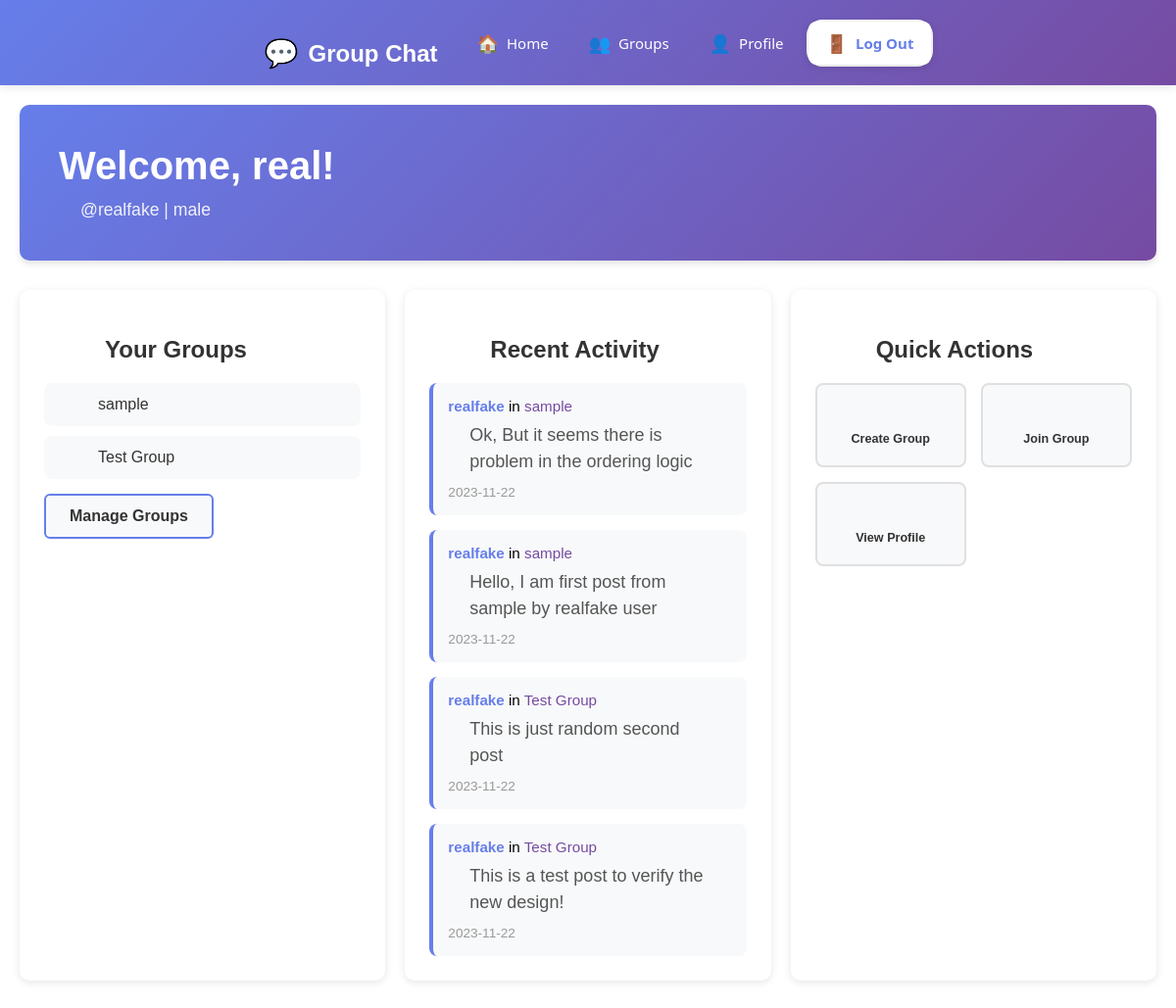
Screenshot of /home (signed in) with the database file from the repository.
### tables this page shows
CREATE TABLE userinfo (
                user_id INTEGER PRIMARY KEY,
                firstname TEXT NOT NULL,
                middlename TEXT,
                lastname TEXT NOT NULL,
                email TEXT UNIQUE NOT NULL,
                dob TEXT NOT NULL,
                gender TEXT NOT NULL,
                FOREIGN KEY (user_id) REFERENCES user(id)
            );

CREATE TABLE user (
                id INTEGER PRIMARY KEY AUTOINCREMENT,
                username TEXT UNIQUE NOT NULL,
                password TEXT NOT NULL
            );

CREATE TABLE user_group (
                id INTEGER PRIMARY KEY AUTOINCREMENT,
                name TEXT UNIQUE NOT NULL
            );

CREATE TABLE posts (
                id INTEGER PRIMARY KEY AUTOINCREMENT,
                content TEXT NOT NULL,
                user_id INTEGER NOT NULL,
                group_id INTEGER NOT NULL,
                doc DATE DEFAULT CURRENT_DATE,
                FOREIGN KEY (user_id) REFERENCES user(id),
                FOREIGN KEY (group_id) REFERENCES user_group(id)
            );

### app.py (the view)
@app.route("/home")
def home():
    if not is_authenticated():
        flash("Please log in to access this page.", "warning")
        return redirect(url_for("login"))
    profile = user_db.get_user_profile(session["user_id"])
    community = group_db.get_current_connection(user_id=session["user_id"])
    recent_posts = []
    for group in community[:3]:  # Limit to first 3 groups
        posts = post_db.get_posts(group=group[0])
        if posts:
            recent_posts.extend([(group[0], post) for post in posts[:2]])
    return render_template("home.html", user=profile, groups=community, recent_posts=recent_posts)

### app.py (called while the page is built)
def is_authenticated():
    return 'user_id' in session and session['user_id'] is not None

### src/database_handler.py (called while the page is built)
    def get_user_profile(self, user_id: int):
        user_profile = dict()
        user_profile["user_id"] = user_id
        get_record_by_username = self.db.execute(
            "SELECT * FROM userinfo WHERE user_id=?", (user_id,)
        ).fetchone()
        profile_username = self.db.execute(
            "SELECT username FROM user WHERE id=?", (user_id,)
        ).fetchone()[0]
        user_profile["username"] = profile_username
        fields = ["firstname", "middlename", "lastname", "gender", "dob", "email"]
        for index, attribute in enumerate(fields):
            user_profile[attribute] = get_record_by_username[index + 1]
        user_profile["name"] = (
            f"{user_profile['firstname']} {user_profile['middlename']} {user_profile['lastname']}"
        )
        return user_profile

    def get_current_connection(self, user_id: int):
        groups_name = self.db.execute(
            """
                            SELECT user_group.name
                            FROM group_member
                            JOIN user_group ON user_group.id = group_member.group_id
                            WHERE group_member.user_id=?
                        """,
            (user_id,),
        ).fetchall()
        return groups_name

    def get_posts(self, group):
        try:
            group_id = self.db.execute(
                "SELECT id FROM user_group WHERE name = ?", (group,)
            ).fetchone()
            if not group_id:
                logging.warning(f"Get posts failed - group '{group}' not found")
                return None
            posts = self.db.execute(
                """
                SELECT user.username, posts.content, posts.doc, posts.id
                FROM user
                JOIN posts ON user.id = posts.user_id
                WHERE group_id = ?
                ORDER BY posts.id DESC
            """,
                (group_id[0],),
            ).fetchall()
            logging.info(f"Retrieved {len(posts)} posts for group '{group}'")
            return posts
        except sqlite3.Error as err:
            logging.error(f"get_posts: {err}")
            return None

### templates/home.html (shortened to what this page needs)
{% extends "index_layout.html" %}
{% block index_layout %}
<div class="home-container">
  <div class="welcome-section">
    <h1>Welcome, {{user["firstname"]}}!</h1>
    <p class="user-info">@{{ user["username"] }} | {{ user["email"] }}</p>
  </div>
  <div class="dashboard-grid">
    <div class="dashboard-card">
      <h2><ion-icon name="people-outline"></ion-icon> Your Groups</h2>
      {% if groups %}
        <div class="group-list">
          {% for group in groups %}
            <a href="/group/{{ group[0] }}" class="group-item">
              <ion-icon name="chatbubbles-outline"></ion-icon>
              <span>{{ group[0] }}</span>
            </a>
          {% endfor %}
        </div>
        <a href="/group_ops" class="btn-secondary">Manage Groups</a>
      {% else %}
        <p class="empty-message">You haven't joined any groups yet.</p>
        <a href="/group_ops" class="btn-primary">Join or Create a Group</a>
      {% endif %}
    </div>
    <div class="dashboard-card">
      <h2><ion-icon name="time-outline"></ion-icon> Recent Activity</h2>
      {% if recent_posts %}
        <div class="recent-posts">
          {% for group_name, post in recent_posts %}
            <div class="activity-item">
              <div class="activity-header">
                <strong>{{ post[0] }}</strong> in <a href="/group/{{ group_name }}">{{ group_name }}</a>
              </div>
              <p class="activity-content">{{ post[1][:100] }}{% if post[1]|length > 100 %}...{% endif %}</p>
              <span class="activity-time">{{ post[2] }}</span>
            </div>
          {% endfor %}
        </div>
      {% else %}
        <p class="empty-message">No recent activity in your groups.</p>
      {% endif %}
    </div>
    <div class="dashboard-card">
      <h2><ion-icon name="flash-outline"></ion-icon> Quick Actions</h2>
      <div class="quick-actions">
        <a href="/group_ops" class="action-btn">
          <ion-icon name="add-circle-outline"></ion-icon>
          <span>Create Group</span>
        </a>
        <a href="/group_ops" class="action-btn">
          <ion-icon name="enter-outline"></ion-icon>
          <span>Join Group</span>
        </a>
        <a href="/profile" class="action-btn">
          <ion-icon name="person-outline"></ion-icon>
          <span>View Profile</span>
        </a>
      </div>
    </div>
  </div>
</div>
{% endblock %}

### templates/index_layout.html (shortened to what this page needs)
<!DOCTYPE html>
<html lang="en">
<head>
  <link rel="stylesheet" href="https://cdnjs.cloudflare.com/ajax/libs/font-awesome/4.7.0/css/font-awesome.min.css">
  <link rel="stylesheet" href="{{ url_for('static', filename='css/main.css') }}">
  <link rel="stylesheet" href="{{ url_for('static', filename='css/navbar.css') }}">
  <link rel="stylesheet" href="{{ url_for('static', filename='css/discussion.css') }}">
</head>
<body>
  <nav>
    <div class="nav-container">
      <h2 class="logo">Group Chat</h2>
      <ul class="nav-links">
        <li class="nav-link"><a href="/home">Home</a></li>
        <li class="nav-link"><a href="/group_ops">Groups</a></li>
        <li class="nav-link"><a href="/profile">Profile</a></li>
        <li class="nav-link auth"><a href="/logout">Log Out</a></li>
      </ul>
    </div>
  </nav>
  {% block index_layout %}
  {% endblock %}
</body>
</html>

### static/css/main.css (style rules this page uses)
*, *::before, *::after { margin: 0; padding: 0; box-sizing: border-box; }
body { min-height: 100vh; font-family: "Franklin Gothic Medium", "Arial Narrow", Arial, sans-serif; }
nav { display: flex; justify-content: space-between; align-items: center; padding: 1rem; background-color: #333; color: white; position: relative; }
nav h2.logo { font-weight: bold; font-size: xx-large; }
ul.nav-links { display: flex; }
li.nav-link { list-style: none; margin: 0.5rem 1rem; padding: 0.4rem; display: flex; align-items: center; }
li.nav-link.auth { border: 2px solid white; border-radius: 1rem; }
li.nav-link a { text-decoration: none; color: inherit; font-family: "Gill Sans", "Gill Sans MT", Calibri, "Trebuchet MS", sans-serif; font-size: large; text-transform: uppercase; }
h2 { padding: 22px 22px 0; }
p { font-size: 18px; padding: 0 22px; line-height: 24px; }
a:link, a:visited { text-decoration: none; color: #333; }
ion-icon { height: 20px; width: 20px; display: flex; padding: 10px 8px 0 22px; }

### static/css/navbar.css (style rules this page uses)
nav { background: linear-gradient(135deg, #667eea 0%, #764ba2 100%); box-shadow: 0 2px 10px rgba(0, 0, 0, 0.1); position: sticky; top: 0; z-index: 1000; padding: 0; }
nav .nav-container { max-width: 1400px; margin: 0 auto; display: flex; justify-content: space-between; align-items: center; padding: 1rem 2rem; }
nav h2.logo { font-weight: 700; font-size: 24px; color: white; margin: 0; display: flex; align-items: center; gap: 10px; }
nav h2.logo::before { content: "💬"; font-size: 28px; }
ul.nav-links { display: flex; list-style: none; margin: 0; padding: 0; gap: 5px; }
li.nav-link { margin: 0; padding: 0; }
li.nav-link a { display: flex; align-items: center; gap: 8px; padding: 10px 18px; color: white; text-decoration: none; font-family: "Segoe UI", Tahoma, Geneva, Verdana, sans-serif; font-size: 15px; font-weight: 500; border-radius: 8px; transition: all 0.3s ease; text-transform: capitalize; }
li.nav-link.auth a { background: white; color: #667eea; font-weight: 600; box-shadow: 0 2px 8px rgba(0, 0, 0, 0.15); }
li.nav-link a[href="/home"]::before { content: "🏠"; font-size: 18px; }
li.nav-link a[href="/group_ops"]::before { content: "👥"; font-size: 18px; }
li.nav-link a[href="/profile"]::before { content: "👤"; font-size: 18px; }
li.nav-link a[href="/logout"]::before { content: "🚪"; font-size: 18px; }
nav, nav a, nav button { transition: all 0.3s ease; }

### static/css/discussion.css (style rules this page uses)
.action-btn { display: flex; align-items: center; gap: 8px; padding: 8px 16px; background: #f8f9fa; border: 2px solid #e0e0e0; border-radius: 20px; color: #666; font-size: 14px; font-weight: 500; cursor: pointer; transition: all 0.3s ease; }
.action-btn ion-icon { font-size: 18px; }

### rows the page displays
userinfo: firstname "real", email "male"
user: username "realfake"
user_group: name "sample", username "realfake", content "Ok, But it seems there is problem in the ordering logic", doc "2023-11-22", content "Hello, I am first post from sample by realfake user"
user_group: name "Test Group", username "realfake", content "This is just random second post", doc "2023-11-22", content "This is a test post to verify the new design!"
